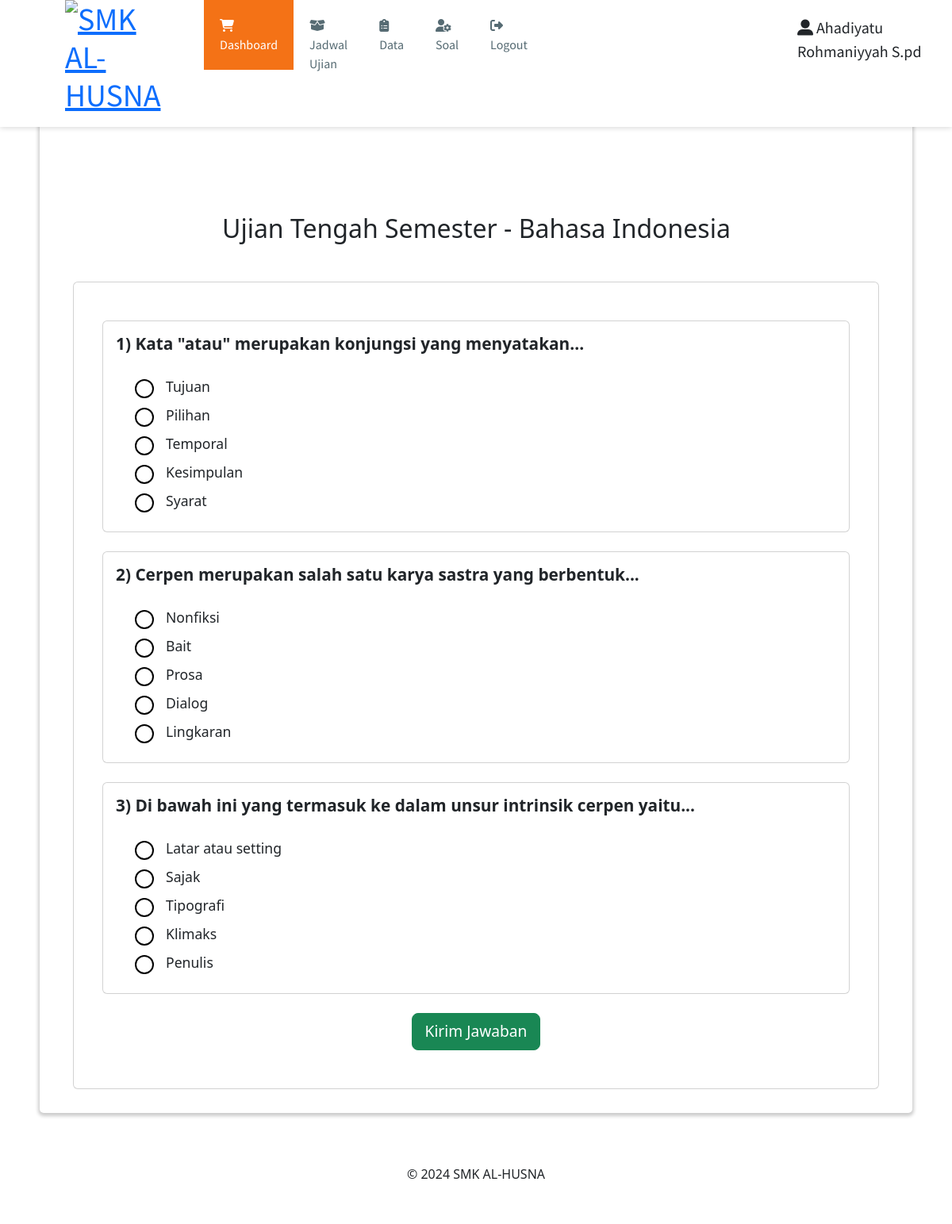
Screenshot of /form_uts.php?id_mapel=M-002 (signed in) with the database file from the repository.
### tables this page shows
CREATE TABLE `mapel` (
  `id_mapel` varchar(20) NOT NULL,
  `mapel` varchar(30) NOT NULL,
  `id_guru` varchar(20) NOT NULL
);

CREATE TABLE `ujian` (
  `id_ujian` varchar(10) NOT NULL,
  `id_mapel` varchar(10) NOT NULL,
  `jenis_ujian` varchar(25) NOT NULL
);

CREATE TABLE `soal` (
  `id_soal` varchar(20) NOT NULL,
  `id_ujian` varchar(10) NOT NULL,
  `soal` varchar(255) NOT NULL,
  `opsi` varchar(255) NOT NULL,
  `jawaban_benar` varchar(50) NOT NULL
);

### form_uts.php (the view, shortened to what this page needs)
<?php include "header.php"; ?>
<main>
  <div>
    <div class="d-flex">
      <ul style="display: flex;">
        <li class="mx-1"><a class="btn btn-primary" href="ujian.php">Kembali</a></li>
      </ul>
      <?php
      $pilihmapel = $_GET['id_mapel'];
      $ambildata = mysqli_query($mysqli, "SELECT * FROM mapel where id_mapel='$pilihmapel';");
      $ambilmapel = mysqli_fetch_array($ambildata);
      ?>
    </div>
    <div>
      <h2 style="margin-left: 200px; margin-top: 100px;"> Ujian Tengah Semester - <?= $ambilmapel['mapel']; ?></h2>
    </div>
  </div>
  <div class="container mt-5">
    <div class="card p-4">
      <form id="soalForm" action="" method="post">
        <div id="soalContainer" class="container mt-4">
          <?php
          $getmapel = $ambilmapel['id_mapel'];
          $getdata = mysqli_query($mysqli, "SELECT * FROM ujian, mapel, soal WHERE ujian.id_mapel=mapel.id_mapel AND mapel.id_mapel='$getmapel' AND ujian.jenis_ujian='Ujian Tengah Semester' AND soal.id_ujian=ujian.id_ujian;");
          $soalCount = 1;
          while ($soal = mysqli_fetch_array($getdata)) {
          ?>
            <div class="mb-4 card p-3" id="soal-<?= $soalCount ?>">
              <h5 class="card-title fw-bold" style="font-size: 1.3rem;"><?= $soalCount ?>) <?= $soal['soal'] ?></h5>
              <div style="height: 20px;"></div>
              <?php
              if (!empty($soal['opsi'])) {
                $opsi = explode(",", $soal['opsi']);
                $opsiCount = 1;
                foreach ($opsi as $op) {
              ?>
                  <div class="form-check mb-2 ms-4">
                    <input class="form-check-input" type="radio" name="jawaban[<?= $soal['id_soal'] ?>]" id="opsi<?= $soalCount ?>-<?= $opsiCount ?>" value="<?= $op ?>" style="width: 20px; height: 20px; border: 2px solid #000000; margin-right: 15px;">
                    <label class="form-check-label" for="opsi<?= $soalCount ?>-<?= $opsiCount ?>" style="font-size: 1.1rem;">
                      <?= $op ?>
                    </label>
                  </div>
                <?php
                  $opsiCount++;
                }
              } else {
                ?>
                <div class="mb-3">
                  <textarea class="form-control" name="jawaban[<?= $soal['id_soal'] ?>]" rows="3" placeholder="Masukkan jawaban Anda..." style="resize: none; font-size: 1.1rem;"></textarea>
                </div>
              <?php } ?>
            </div>
          <?php
            $soalCount++;
          }
          $ambilujian = mysqli_query($mysqli, "SELECT * FROM ujian where id_mapel='$pilihmapel' and jenis_ujian='Ujian Tengah Semester';");
          $ujian = mysqli_fetch_array($ambilujian);
          ?>
        </div>
        <?php
        $id_ujian = $ujian['id_ujian'];
        $ambilsoal = mysqli_query($mysqli, "SELECT * FROM soal WHERE id_ujian='$id_ujian' LIMIT 1");
        if ($getsoal = mysqli_fetch_array($ambilsoal)) {
        ?>
          <div class="text-center mb-4">
            <button type="submit" class="btn btn-success btn-lg" name="submitJawaban" style="font-size: 1.2rem;">
              Kirim Jawaban
            </button>
          </div>
        <?php
        } else {
          echo "<p class='text-center text-danger'>Tidak ada soal ditemukan untuk ujian ini.</p>";
        }
        ?>
      </form>
    </div>
  </div>
</main>
<?php include "footer.php"; ?>

### assets/styles/style.css (style rules this page uses)
body { font-family: 'Lato', sans-serif; color: #585858; background: #E7EFF2; }
main { background: white; box-shadow: 0 2px 4px 2px rgba(0, 0, 0, 0.2); border-radius: 5px; padding: 30px; margin: 85px 50px 30px; }
input { padding: 10px; width: 90%; margin: 5px; border-radius: 5px; border: 1.5px solid #DBDEE0; outline: none; }
.btn { cursor: pointer; border: 1.5px solid #F47216; padding: 10px; border-radius: 5px; transition: 0.5s; font-weight: 600; text-decoration: none; }

### rows the page displays
mapel: mapel "Bahasa Indonesia"
ujian: soal.soal "Kata \"atau\" merupakan konjungsi yang menyatakan...", soal.opsi "Tujuan", soal.opsi "Pilihan", soal.opsi "Temporal", soal.opsi "Kesimpulan", soal.opsi "Syarat", soal.soal "Cerpen merupakan salah satu karya sastra yang berbentuk...", soal.opsi "Nonfiksi", soal.opsi "Bait", soal.opsi "Prosa", soal.opsi "Dialog", soal.opsi "Lingkaran", soal.soal "Di bawah ini yang termasuk ke dalam unsur intrinsik cerpen yaitu...", soal.opsi "Latar atau setting", soal.opsi "Sajak", soal.opsi "Tipografi", soal.opsi "Klimaks", soal.opsi "Penulis"

### other values shown
$_SESSION['fullname'] "Ahadiyatu Rohmaniyyah S.pd"
